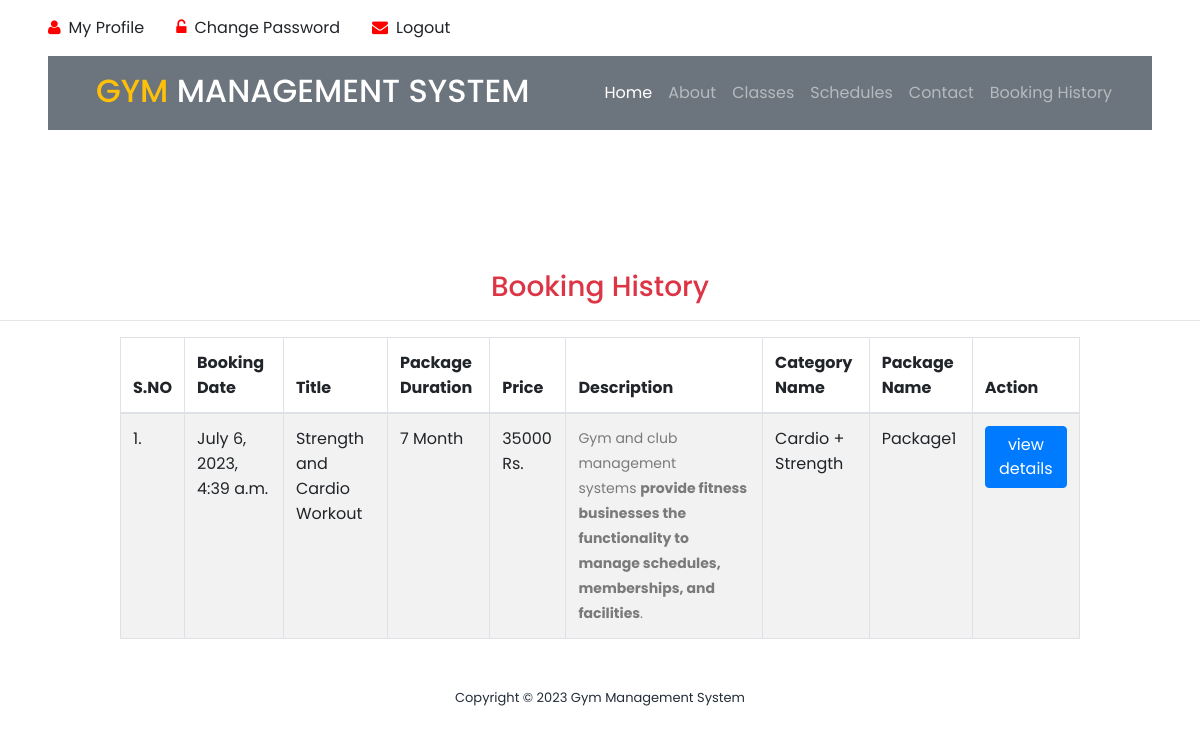
Page /booking_history/ (signed in) on the committed database.
### gym/models.py (models this page shows, shortened)
class Booking(models.Model):
    package = models.ForeignKey(Package, on_delete=models.CASCADE, null=True, blank=True)
    register = models.ForeignKey(Signup, on_delete=models.CASCADE, null=True, blank=True)
    bookingnumber = models.CharField(max_length=100, null=True, blank=True)
    status = models.IntegerField(choices=STATUS, default=1)
    creationdate = models.DateTimeField(auto_now_add=True)

class Package(models.Model):
    category = models.ForeignKey(Category, on_delete=models.CASCADE, null=True)
    packagename = models.ForeignKey(Packagetype, on_delete=models.CASCADE, null=True)
    titlename = models.CharField(max_length=200, null=True)
    packageduration = models.CharField(max_length=50, null=True)
    price = models.CharField(max_length=200, null=True)
    description = models.CharField(max_length=200, null=True)
    creationdate = models.DateTimeField(auto_now_add=True)

class Category(models.Model):
    categoryname = models.CharField(max_length=200, null=True)
    status = models.CharField(max_length=300, null=True)
    creationdate = models.DateTimeField(auto_now_add=True)

class Packagetype(models.Model):
    category = models.ForeignKey(Category, on_delete=models.CASCADE, null=True)
    packagename = models.CharField(max_length=200, null=True)
    creationdate = models.DateTimeField(auto_now_add=True)
    def __str__(self):
        return self.packagename

### gym/views.py (the view)
# urls.py: path('booking_history/', booking_history, name='booking_history'),
@login_required(login_url='/user_login/')
def booking_history(request):
    data = Signup.objects.get(user=request.user)
    data = Booking.objects.filter(register=data)
    return render(request, "booking_history.html", locals())

### gym/templates/booking_history.html (shortened to what this page needs)
{% load static %}
<html lang="en">
<head>
    <link rel="stylesheet" type="text/css" href="{% static 'assets/css/bootstrap.min.css' %}">
    <link rel="stylesheet" type="text/css" href="{% static 'assets/css/font-awesome.css' %}">
    <link rel="stylesheet" href="{% static 'assets/css/templatemo-training-studio.css' %}">
</head>
<div class="container-fluid py-3 px-lg-5 d-none d-lg-block">
    <div class="row">
        {% if request.user.is_authenticated %}
        <div class="col-md-6 text-center text-lg-left mb-2 mb-lg-0">
            <div class="d-inline-flex align-items-center">
                <a class="text-body pr-3" href="/user_profile/"><i style="color:red" class="fa fa-user mr-2"></i>My Profile</a>
                <a class="text-body px-3" href="/user_change_password/"><i style="color:red" class="fa fa-unlock-alt mr-2"></i>Change Password</a>
                <a class="text-body px-3" href="/user_logout/"><i style="color:red" class="fa fa-envelope mr-2"></i>Logout</a>
            </div>
        </div>
        {% endif %}
    </div>
</div>
<div class="container-fluid position-relative nav-bar p-0">
    <div class="position-relative px-lg-5" style="z-index: 9;">
        <nav class="navbar navbar-expand-lg bg-secondary navbar-dark py-3 py-lg-3 pl-3 pl-lg-5">
            <a href="" >
                <h2 class="text-uppercase text-warning mb-1">Gym <span class="text-white">Management System</span>
                </h2>
            </a>
            <div class="collapse navbar-collapse justify-content-between px-3" id="navbarCollapse">
                <div class="navbar-nav ml-auto py-0">
                    <a href="/" class="nav-item nav-link active">Home</a>
                    <a href="#features" class="nav-item nav-link">About</a>
                    <a href="#our-classes" class="nav-item nav-link">Classes</a>
                    <a href="#schedule" class="nav-item nav-link ">Schedules</a>
                    <a href="#contact-us" class="nav-item nav-link">Contact</a>
                    {% if request.user.is_authenticated %}
                    <a href="/booking_history/" class="nav-item nav-link">Booking History</a>
                    {% else %}
                    <a href="#admin"><button style="color:red" class="nav-item nav-link">Admin</button></a>
                    {% endif %}
                </div>
            </div>
        </nav>
    </div>
</div>
<body>
<section class="section" id="admin">
    <h3 class="text-center text-danger">Booking History</h3>
    <hr/>
    <div class="table-responsive" align="center">
			<table id="example" class="table table-striped table-bordered" style="width:80%">
				<thead>
				<tr>
					<th>S.NO</th>
					<th>Booking Date</th>
					<th>Title</th>
					<th>Package Duration</th>
					<th>Price</th>
					<th>Description</th>
					<th>Category Name</th>
					<th>Package Name</th>
					<th>Action</th>
				</tr>
				</thead>
				<tbody>
				{% for i in data %}
				<tr>
					<td>{{forloop.counter}}.</td>
					<td>{{i.creationdate}}</td>
                    <td>{{i.package.titlename}}</td>
                    <td>{{i.package.packageduration}}</td>
                    <td>{{i.package.price}} Rs.</td>
                    <td>{{i.package.description|safe}}</td>
					<td>{{i.package.category.categoryname}}</td>
                    <td>{{i.package.packagename}}</td>
					<td>
						 <a href="{% url 'booking_detail' i.id %}">
							 <button type="button" class="btn btn-primary">view details</button>
						 </a>
					</td>
				</tr>
				 {% endfor %}
			</table>
</div>
</section>
<footer>
    <div class="container">
        <div class="row">
            <div class="col-lg-12">
                <p>Copyright &copy;
                    Gym Management System
                </p>
            </div>
        </div>
    </div>
</footer>
</body>
</html>

### gym/static/assets/css/templatemo-training-studio.css (style rules this page uses)
html, body, div, span, applet, object, iframe, h1, h2, h3, h4, h5, h6, p, blockquote, div pre, a, abbr, acronym, address, big, cite, code, del, dfn, em, font, img, ins, kbd, q, s, samp, small, strike, strong, sub, sup, tt, var, b, u, i, center, dl, dt, dd, ol, ul, li, figure, header, nav, section, article, aside, footer, figcaption { margin: 0; padding: 0; border: 0; outline: 0; }
header, nav, section, article, aside, footer, hgroup { display: block; }
* { box-sizing: border-box; }
html, body { font-family: 'Poppins', sans-serif; font-weight: 400; background-color: #fff; font-size: 16px; -ms-text-size-adjust: 100%; -webkit-font-smoothing: antialiased; -moz-osx-font-smoothing: grayscale; }
a { text-decoration: none !important; }
h1, h2, h3, h4, h5, h6 { margin-top: 0px; margin-bottom: 0px; }
p { font-size: 14px; line-height: 25px; color: #7a7a7a; }
html, body { background: #fff; font-family: 'Poppins', sans-serif; }
#admin { margin-top: 140px; }
footer { text-align: center; padding: 30px 0px; }
footer p { color: #232d39; font-size: 13px; }

### rows in the picture
Booking: creationdate "July 6, 2023, 4:39 a.m.", package.titlename "Strength and Cardio Workout", package.packageduration "7 Month", package.price "35000", package.description "Gym and club management systems provide fitness businesses the functionality to manage schedules, memberships, and facilities .", package.category.categoryname "Cardio + Strength", package.packagename "Package1"
